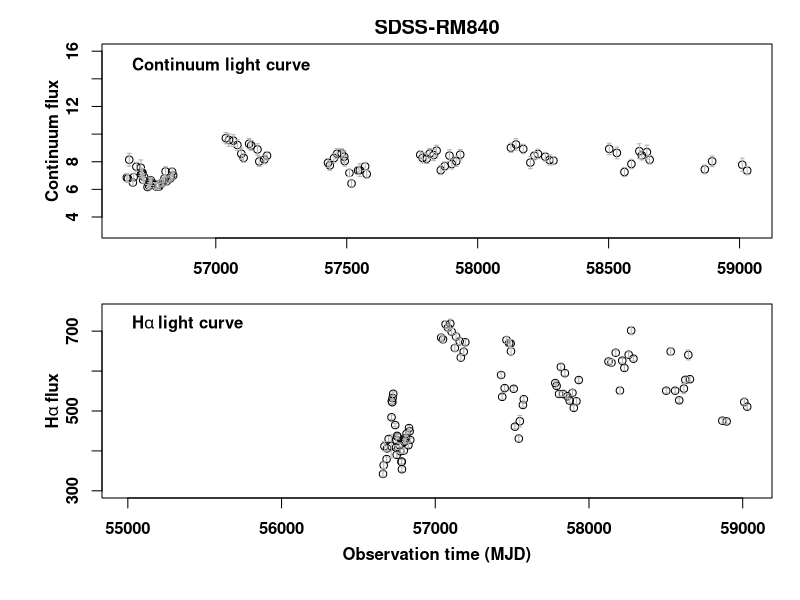

R code for this plot: (Note: this script raises an error after producing the figure.)

############### Section 4.2: Fixed-width latent-process DRW models

options(digits = 11)
setwd("~/Desktop/")
dat.h <- read.table("ha.txt", skip = 1, sep = "", header = FALSE)
dat.c <- read.table("cont.txt", skip = 1, sep = "", header = FALSE)

cont <- dat.c[dat.c[, 4] == "sdss_spec_r", ]
ha   <- dat.h

median(diff(cont[, 1])); median(cont[, 2]); median(cont[, 3])
median(diff(ha[, 1])); median(ha[, 2]); median(ha[, 3])

############### Figure 1

par(mfrow = c(2, 1),
    mar = c(2.1, 2.1, 1.2, 0.4),
    oma = c(3, 3, 1, 1), font = 2, font.axis = 2, cex = 1)
cex.size <- 1

plot(cont[, 1], cont[, 2], 
     col = 1, xlim = c(min(ha[, 1], cont[, 1]),  
                       max(ha[, 1], cont[, 1])),
     ylim = c(3, 16),
     xlab = "", ylab = , pch = 1, cex = cex.size, main = "")
legend("topleft", "Continuum light curve", bty = "n")
mtext("Continuum flux", side = 2, line = 2)
arrows(cont[, 1], cont[, 2] - cont[, 3], cont[, 1], cont[, 2] + cont[, 3], 
       angle = 90, code = 3, length = 0.02, col = "gray70")
title("SDSS-RM840", line = 0.5)

plot(dat.h[, 1], dat.h[, 2], col = 1, xlim = c(min(dat.h[, 1], dat.c[, 1]), max(dat.h[, 1], dat.c[, 1])),
     ylim = c(300, 750),
     xlab = "", ylab = "", pch = 1, cex = cex.size, main = "")
legend("topleft", expression(bold(H*alpha~"light curve")), bty = "n")
mtext(expression(bold(H*alpha~"flux")), side = 2, line = 2)
mtext("Observation time (MJD)", side = 1, line = 2.3)
arrows(ha[, 1], ha[, 2] - ha[, 3], ha[, 1], ha[, 2] + ha[, 3], 
       angle = 90, code = 3, length = 0.02, col = "gray70")

############### Fixed transfer-function width (top-hat) and standard deviation (Gaussian).

fixed_width_G  <- 5
fixed_width_TH <- sqrt(12) * fixed_width_G

############### Number of parallel cores.

ncores_default <- max(1L, parallel::detectCores() - 1L)

############### Read and prepare the data

tc <- as.numeric(cont[, 1])
yc <- as.numeric(cont[, 2])
ec <- as.numeric(cont[, 3])

tl <- as.numeric(ha[, 1])
yl <- as.numeric(ha[, 2])
el <- as.numeric(ha[, 3])

y <- c(yc, yl)

nc <- length(yc)
nl <- length(yl)
N  <- nc + nl

############### ============================================================
############### Stationary DRW covariance and PSD implied by
############### dZ(t) = -(1/tau) Z(t) dt + sigma dW(t)
############### sigma: diffusion coefficient / short-timescale amplitude
############### tau:   characteristic timescale
############### Var{Z(t)} = sigma^2 * tau / 2
############### ============================================================

K_drw <- function(t1, t2, sigma, tau) {
  if (!is.finite(sigma) || sigma <= 0) stop("sigma must be positive.")
  if (!is.finite(tau) || tau <= 0) stop("tau must be positive.")
  lag <- abs(outer(t1, t2, "-"))
  (sigma^2 * tau / 2) * exp(-lag / tau)
}

S_drw <- function(omega, sigma, tau) {
  sigma^2 * tau^2 / (1 + omega^2 * tau^2)
}

############### Transfer-function quadrature

quad_rule <- function(type = c("TH", "G"), tau0, width, nq = 31L,
                      gaussian_limit = 5) {
  type <- match.arg(type)
  nq <- as.integer(nq)
  if (nq < 3L) stop("nq must be at least 3.")
  if (!is.finite(width) || width <= 0) stop("width must be positive.")

  if (type == "TH") {
    u <- seq(tau0 - width / 2, tau0 + width / 2, length.out = nq)
    weights <- rep(1, nq)
    weights[c(1L, nq)] <- 0.5
    weights <- weights / sum(weights)
  } else {
    u <- seq(tau0 - gaussian_limit * width,
             tau0 + gaussian_limit * width,
             length.out = nq)
    weights <- dnorm(u, mean = tau0, sd = width)
    weights[c(1L, nq)] <- weights[c(1L, nq)] / 2
    weights <- weights / sum(weights)
  }
  list(u = u, weights = weights)
}

############### Matrix applying quadrature weights at multiple time points

make_W <- function(n_time, weights) {
  nq <- length(weights)
  W <- matrix(0, nrow = n_time, ncol = n_time * nq)
  for (i in seq_len(n_time)) {
    idx <- ((i - 1L) * nq + 1L):(i * nq)
    W[i, idx] <- weights
  }
  W
}

shifted_times <- function(times, delays) {
  as.vector(t(outer(times, delays, "-")))
}


############### Joint covariance of continuum and emission-line observations

build_joint_covariance <- function(par, type = c("TH", "G"), nq = 31L,
                                   width_TH = fixed_width_TH,
                                   width_G = fixed_width_G,
                                   jitter = 1e-8) {
  type <- match.arg(type)

  mu_c  <- unname(par["mu_c"])
  sigma <- exp(unname(par["log_sigma"]))
  tau   <- exp(unname(par["log_tau"]))
  mu_l  <- unname(par["mu_l"])
  alpha <- exp(unname(par["log_alpha"]))
  tau0  <- unname(par["tau0"])
  width <- if (type == "TH") width_TH else width_G

  q <- quad_rule(type, tau0, width, nq)
  u <- q$u; weights <- q$weights
  shifted_line <- shifted_times(tl, u)
  W_line <- make_W(nl, weights)

  Kcc <- K_drw(tc, tc, sigma, tau)
  Kcl <- alpha * K_drw(tc, shifted_line, sigma, tau) %*% t(W_line)
  Kll <- alpha^2 * W_line %*%
    K_drw(shifted_line, shifted_line, sigma, tau) %*% t(W_line)

  Kobs <- rbind(cbind(Kcc, Kcl), cbind(t(Kcl), Kll))
  diag(Kobs) <- diag(Kobs) + c(ec^2, el^2) + jitter

  list(
    K = Kobs,
    mean = c(rep(mu_c, nc), rep(mu_l, nl)),
    sigma = sigma, tau = tau, alpha = alpha, tau0 = tau0,
    width = width, delays = u, weights = weights,
    W_line = W_line, shifted_line = shifted_line
  )
}

############### Negative log-likelihood

neg_loglik_fixed <- function(par, type = c("TH", "G"), nq = 31L,
                             width_TH = fixed_width_TH,
                             width_G = fixed_width_G,
                             penalty = 1e100) {
  type <- match.arg(type)
  obj <- try(build_joint_covariance(par, type, nq, width_TH, width_G),
             silent = TRUE)
  if (inherits(obj, "try-error")) return(penalty)
  R <- try(chol(obj$K), silent = TRUE)
  if (inherits(R, "try-error")) return(penalty)
  residual <- y - obj$mean
  z <- forwardsolve(t(R), residual)
  nll <- 0.5 * sum(z^2) + sum(log(diag(R))) + 0.5 * N * log(2 * pi)
  if (!is.finite(nll)) penalty else nll
}

############### Starting values and bounds

safe_sd <- function(x) {
  ans <- sd(x)
  if (!is.finite(ans) || ans <= 0) 1 else ans
}

yc_sd <- safe_sd(yc); yl_sd <- safe_sd(yl)
baseline <- max(c(tc, tl)) - min(c(tc, tl))
if (!is.finite(baseline) || baseline <= 0) baseline <- 1000

tau_upper <- max(5000, 2 * baseline)
lag_upper <- min(500, max(300, baseline / 2))

lower_fixed <- c(
  mu_c = min(yc) - 3 * yc_sd,
  log_sigma = log(1e-4),
  log_tau = log(1),
  mu_l = min(yl) - 3 * yl_sd,
  log_alpha = log(1e-4),
  tau0 = 0
)

upper_fixed <- c(
  mu_c = max(yc) + 3 * yc_sd,
  log_sigma = log(100),
  log_tau = log(tau_upper),
  mu_l = max(yl) + 3 * yl_sd,
  log_alpha = log(1e4),
  tau0 = lag_upper
)

make_start_fixed <- function() {
  tau_start <- exp(runif(1, log(30), log(min(1000, tau_upper))))
  sigma_center <- yc_sd / sqrt(tau_start / 2)
  sigma_start <- exp(runif(
    1,
    log(max(1e-4, 0.3 * sigma_center)),
    log(max(1e-3, 3 * sigma_center))
  ))
  alpha_center <- yl_sd / max(yc_sd, 1e-6)
  alpha_start <- exp(runif(
    1,
    log(max(1e-4, 0.2 * alpha_center)),
    log(max(1e-3, 5 * alpha_center))
  ))

  start <- c(
    mu_c = mean(yc),
    log_sigma = log(sigma_start),
    log_tau = log(tau_start),
    mu_l = mean(yl),
    log_alpha = log(alpha_start),
    tau0 = runif(1, 1, lag_upper)
  )
  pmin(pmax(start, lower_fixed + 1e-8), upper_fixed - 1e-8)
}

############### Multi-start MLE

fit_one_fixed <- function(type = c("TH", "G"), nstart = 30L,
                          nq = 21L, final_nq = max(31L, nq),
                          ncores = ncores_default,
                          maxit = 1500L, final_maxit = 3000L,
                          width_TH = fixed_width_TH,
                          width_G = fixed_width_G,
                          seed = 2026,
                          final_hessian = TRUE) {
  type <- match.arg(type)
  set.seed(seed)
  starts <- replicate(nstart, make_start_fixed(), simplify = FALSE)
  overall_start <- Sys.time()

  cat("\n============================================================\n")
  cat("Model:", type, "| starts:", nstart, "| nq:", nq,
      "| final nq:", final_nq, "\n")
  cat("Started:", format(overall_start), "\n")
  cat("============================================================\n")

  fit_fun <- function(start, id) {
    run_start <- Sys.time()
    ans <- tryCatch(
      optim(
        par = start, fn = neg_loglik_fixed,
        type = type, nq = nq,
        width_TH = width_TH, width_G = width_G,
        method = "L-BFGS-B", lower = lower_fixed, upper = upper_fixed,
        control = list(maxit = maxit, factr = 1e7, pgtol = 1e-7)
      ),
      error = function(e) list(
        par = start, value = Inf, convergence = 999L,
        message = conditionMessage(e)
      )
    )
    run_end <- Sys.time()
    ans$start_id <- id
    ans$elapsed_minutes <- as.numeric(difftime(run_end, run_start, units = "mins"))
    cat(sprintf("[%3d/%3d] %s -> %s | %.2f min | nll=%s | conv=%d\n",
                id, nstart,
                format(run_start, "%Y-%m-%d %H:%M:%S"),
                format(run_end, "%Y-%m-%d %H:%M:%S"),
                ans$elapsed_minutes,
                if (is.finite(ans$value)) sprintf("%.6f", ans$value) else "Inf",
                ans$convergence))
    ans
  }

  ids <- seq_along(starts)
  if (.Platform$OS.type == "windows" || ncores <= 1L) {
    fits <- lapply(ids, function(i) fit_fun(starts[[i]], i))
  } else {
    fits <- parallel::mclapply(
      ids, function(i) fit_fun(starts[[i]], i),
      mc.cores = ncores, mc.preschedule = FALSE
    )
  }

  vals <- vapply(fits, function(z) {
    if (is.null(z$value) || !is.finite(z$value)) Inf else z$value
  }, numeric(1))
  if (all(!is.finite(vals))) stop("All optimization starts failed.")

  best_id <- which.min(vals)
  best <- fits[[best_id]]
  cat("\nBest initial start:", best_id, "| nll:", best$value, "\n")

  refined <- optim(
    par = best$par, fn = neg_loglik_fixed,
    type = type, nq = final_nq,
    width_TH = width_TH, width_G = width_G,
    method = "L-BFGS-B", lower = lower_fixed, upper = upper_fixed,
    hessian = final_hessian,
    control = list(maxit = final_maxit, factr = 1e5, pgtol = 1e-8)
  )

  p <- refined$par
  width <- if (type == "TH") width_TH else width_G
  estimates <- c(
    mu_c = unname(p["mu_c"]),
    sigma = exp(unname(p["log_sigma"])),
    tau = exp(unname(p["log_tau"])),
    mu_l = unname(p["mu_l"]),
    alpha = exp(unname(p["log_alpha"])),
    tau0 = unname(p["tau0"]),
    width = width
  )

  logLik_value <- -refined$value
  AIC_value <- -2 * logLik_value + 2 * length(p)
  overall_end <- Sys.time()

  cat("Final convergence:", refined$convergence, "\n")
  cat("Final logLik     :", logLik_value, "\n")
  cat("Final AIC        :", AIC_value, "\n")
  cat("Finished         :", format(overall_end), "\n\n")

  list(
    type = type, fit = refined, estimates = estimates,
    logLik = logLik_value, AIC = AIC_value,
    fixed_width = width, best_start = best_id,
    all_fits = fits, initial_objective_values = vals,
    final_nq = final_nq,
    timing = list(start = overall_start, end = overall_end)
  )
}

############### Hessian diagnostics and SEs

hessian_diagnostics_fixed <- function(fit_object) {
  H <- fit_object$fit$hessian
  if (is.null(H)) return(list(valid = FALSE, message = "No Hessian stored."))
  H <- (H + t(H)) / 2
  eig <- eigen(H, symmetric = TRUE, only.values = TRUE)$values
  valid <- all(is.finite(eig)) && min(eig) > 0
  list(
    valid = valid,
    message = if (valid) "Hessian is positive definite." else
      "Hessian is not positive definite; SEs are unreliable.",
    eigenvalues = eig,
    minimum_eigenvalue = min(eig),
    maximum_eigenvalue = max(eig),
    nonpositive = sum(eig <= 0),
    condition_number = if (valid) max(eig) / min(eig) else Inf
  )
}

extract_estimates_and_se_fixed <- function(fit_object) {
  info <- hessian_diagnostics_fixed(fit_object)
  p <- fit_object$fit$par
  est <- c(
    mu_c = unname(p["mu_c"]),
    sigma = exp(unname(p["log_sigma"])),
    tau = exp(unname(p["log_tau"])),
    mu_l = unname(p["mu_l"]),
    alpha = exp(unname(p["log_alpha"])),
    tau0 = unname(p["tau0"])
  )
  if (!info$valid) {
    warning(info$message)
    return(data.frame(parameter = names(est), estimate = as.numeric(est), SE = NA_real_))
  }
  H <- (fit_object$fit$hessian + t(fit_object$fit$hessian)) / 2
  se_int <- sqrt(diag(solve(H)))
  se <- c(
    mu_c = unname(se_int["mu_c"]),
    sigma = est["sigma"] * unname(se_int["log_sigma"]),
    tau = est["tau"] * unname(se_int["log_tau"]),
    mu_l = unname(se_int["mu_l"]),
    alpha = est["alpha"] * unname(se_int["log_alpha"]),
    tau0 = unname(se_int["tau0"])
  )
  data.frame(parameter = names(est), estimate = as.numeric(est), SE = as.numeric(se))
}

compare_best_starts <- function(fit_object, n = 10L) {
  vals <- sort(fit_object$initial_objective_values[
    is.finite(fit_object$initial_objective_values)
  ])
  vals <- head(vals, n)
  data.frame(rank = seq_along(vals), negative_log_likelihood = vals,
             difference_from_best = vals - min(vals))
}

############### Conditional prediction

predict_rm_fixed <- function(fit_or_par, type = c("TH", "G"),
                             t_grid, nq = 41L,
                             width_TH = fixed_width_TH,
                             width_G = fixed_width_G,
                             jitter = 1e-8) {
  type <- match.arg(type)
  par <- if (is.list(fit_or_par) && !is.null(fit_or_par$estimates)) {
    fit_or_par$estimates
  } else fit_or_par

  width <- if ("width" %in% names(par)) unname(par["width"]) else
    if (type == "TH") width_TH else width_G

  q <- quad_rule(type, unname(par["tau0"]), width, nq)
  u <- q$u; weights <- q$weights
  shifted_line <- shifted_times(tl, u)
  W_line <- make_W(nl, weights)

  sigma <- unname(par["sigma"])
  tau <- unname(par["tau"])
  alpha <- unname(par["alpha"])

  Kcc <- K_drw(tc, tc, sigma, tau)
  Kcl <- alpha * K_drw(tc, shifted_line, sigma, tau) %*% t(W_line)
  Kll <- alpha^2 * W_line %*%
    K_drw(shifted_line, shifted_line, sigma, tau) %*% t(W_line)
  Kobs <- rbind(cbind(Kcc, Kcl), cbind(t(Kcl), Kll))
  diag(Kobs) <- diag(Kobs) + c(ec^2, el^2) + jitter

  mean_obs <- c(rep(unname(par["mu_c"]), nc), rep(unname(par["mu_l"]), nl))
  R <- chol(Kobs)
  Kinv_res <- backsolve(R, forwardsolve(t(R), y - mean_obs))

  Kstar_c <- cbind(
    K_drw(t_grid, tc, sigma, tau),
    alpha * K_drw(t_grid, shifted_line, sigma, tau) %*% t(W_line)
  )
  continuum_mean <- as.numeric(unname(par["mu_c"]) + Kstar_c %*% Kinv_res)
  Vc <- forwardsolve(t(R), t(Kstar_c))
  continuum_var <- pmax(sigma^2 * tau / 2 - colSums(Vc^2), 0)

  shifted_grid <- shifted_times(t_grid, u)
  W_grid <- make_W(length(t_grid), weights)
  Kstar_l_cont <- alpha * W_grid %*% K_drw(shifted_grid, tc, sigma, tau)
  Kstar_l_line <- alpha^2 * W_grid %*%
    K_drw(shifted_grid, shifted_line, sigma, tau) %*% t(W_line)
  Kstar_l <- cbind(Kstar_l_cont, Kstar_l_line)
  line_mean <- as.numeric(unname(par["mu_l"]) + Kstar_l %*% Kinv_res)
  Vl <- forwardsolve(t(R), t(Kstar_l))
  Kuu <- K_drw(u, u, sigma, tau)
  line_prior_var <- as.numeric(alpha^2 * t(weights) %*% Kuu %*% weights)
  line_var <- pmax(line_prior_var - colSums(Vl^2), 0)

  list(
    time = t_grid,
    continuum_mean = continuum_mean,
    continuum_sd = sqrt(continuum_var),
    line_mean = line_mean,
    line_sd = sqrt(line_var)
  )
}

############### Figure 5: transfer functions

plot_transfer_functions <- function(fit_TH, fit_G, outfile = NULL,
                                    ngrid = 2000L, xlim = NULL) {
  par_TH <- if (is.list(fit_TH)) fit_TH$estimates else fit_TH
  par_G <- if (is.list(fit_G)) fit_G$estimates else fit_G
  tau_TH <- unname(par_TH["tau0"]); w_TH <- unname(par_TH["width"])
  tau_G <- unname(par_G["tau0"]); omega_G <- unname(par_G["width"])

  u_TH <- seq(tau_TH - 0.8 * w_TH, tau_TH + 0.8 * w_TH, length.out = ngrid)
  psi_TH <- ifelse(abs(u_TH - tau_TH) <= w_TH / 2, 1 / w_TH, 0)
  psi_TH <- psi_TH / max(psi_TH)
  u_G <- seq(tau_G - 4 * omega_G, tau_G + 4 * omega_G, length.out = ngrid)
  psi_G <- dnorm(u_G, tau_G, omega_G); psi_G <- psi_G / max(psi_G)
  if (is.null(xlim)) xlim <- range(c(u_TH, u_G))

  if (!is.null(outfile)) { pdf(outfile, 7.2, 7.2); on.exit(dev.off(), add = TRUE) }
  old <- par(no.readonly = TRUE); on.exit(par(old), add = TRUE)
  par(mfrow = c(2, 1), mar = c(4.2, 4.3, 2.2, 1))

  plot(u_TH, psi_TH, type = "l", lwd = 2, xlim = c(115, 165), ylim = c(0, 1.05),
       xlab = "", ylab = "",
       main = "Top-hat response")
  abline(v = tau_TH, lty = 3)
  mtext("Lag (days)", side = 1, line = 2, cex = 1.1)
  mtext(expression(Psi(u) / max(Psi(u))), side = 2, line = 2, cex = 1.1)

  legend("topright", c(sprintf("Lag = %.2f days", tau_TH),
                       sprintf("Width = %.2f days", w_TH)), bty = "n")

  plot(u_G, psi_G, type = "l", lwd = 2, xlim = c(115, 165), ylim = c(0, 1.05),
       xlab = "", ylab = "",
       main = "")
  title("Gaussian response")
  mtext("Lag (days)", side = 1, line = 2, cex = 1.1)
  mtext(expression(Psi(u) / max(Psi(u))), side = 2, line = 2, cex = 1.1)
  abline(v = tau_G, lty = 3)
  legend("topright", c(sprintf("Lag = %.2f days", tau_G),
                       sprintf("SD = %.2f days", omega_G)), bty = "n")
}

############### Figure 6: conditional H-alpha reconstructions

plot_line_reconstructions <- function(fit_TH, fit_G, outfile = NULL,
                                      nq = 41L, ngrid = 800L,
                                      xlim = range(c(tc, tl))) {
  par_TH <- if (is.list(fit_TH)) fit_TH$estimates else fit_TH
  par_G <- if (is.list(fit_G)) fit_G$estimates else fit_G
  t_grid <- seq(xlim[1], xlim[2], length.out = ngrid)
  pred_TH <- predict_rm_fixed(par_TH, "TH", t_grid, nq)
  pred_G <- predict_rm_fixed(par_G, "G", t_grid, nq)

  ylim_line <- range(
    yl - el, yl + el,
    pred_TH$line_mean - 1.96 * pred_TH$line_sd,
    pred_TH$line_mean + 1.96 * pred_TH$line_sd,
    pred_G$line_mean - 1.96 * pred_G$line_sd,
    pred_G$line_mean + 1.96 * pred_G$line_sd,
    finite = TRUE
  )

  if (!is.null(outfile)) { pdf(outfile, 8, 7); on.exit(dev.off(), add = TRUE) }
  old <- par(no.readonly = TRUE); on.exit(par(old), add = TRUE)
  par(mfrow = c(2, 1), mar = c(4, 4.3, 2.2, 1))

  draw_panel <- function(pred, title_text) {
    plot(tl, yl, type = "n", xlim = xlim, ylim = ylim_line,
         xlab = "",
         ylab = "", main = title_text)
    mtext("Observation time (MJD)", side = 1, line = 2, cex = 1.1)
    mtext(expression(H * alpha ~ "flux"), side = 2, line = 2, cex = 1.1)
    polygon(c(pred$time, rev(pred$time)),
            c(pred$line_mean - 1.96 * pred$line_sd,
              rev(pred$line_mean + 1.96 * pred$line_sd)),
            border = NA, col = adjustcolor("gray75", alpha.f = 0.45))
    arrows(tl, yl - el, tl, yl + el, angle = 90, code = 3,
           length = 0.015, col = "gray60")
    points(tl, yl, pch = 16, cex = 0.65)
    lines(pred$time, pred$line_mean, lwd = 2)
  }

  draw_panel(pred_TH, sprintf("Top-hat: lag = %.2f d, width = %.2f d",
                              par_TH["tau0"], par_TH["width"]))
  draw_panel(pred_G, sprintf("Gaussian: lag = %.2f d, SD = %.2f d",
                             par_G["tau0"], par_G["width"]))
  invisible(list(top_hat = pred_TH, gaussian = pred_G))
}

############### Figure 7: frequency responses and filtered PSD ratio

sinc_safe <- function(x) {
  out <- rep(1, length(x)); idx <- abs(x) > 1e-12
  out[idx] <- sin(x[idx]) / x[idx]
  out
}

plot_frequency_domain <- function(fit_TH, fit_G, outfile = NULL,
                                  omega_min = 1e-5, omega_max = 2,
                                  ngrid = 2000L) {
  par_TH <- if (is.list(fit_TH)) fit_TH$estimates else fit_TH
  par_G <- if (is.list(fit_G)) fit_G$estimates else fit_G
  omega <- 10^seq(log10(omega_min), log10(omega_max), length.out = ngrid)

  response_TH <- sinc_safe(omega * unname(par_TH["width"]) / 2)^2
  response_G <- exp(-omega^2 * unname(par_G["width"])^2)
  SZ_TH <- S_drw(omega, unname(par_TH["sigma"]), unname(par_TH["tau"]))
  SZ_G <- S_drw(omega, unname(par_G["sigma"]), unname(par_G["tau"]))
  SL_TH <- unname(par_TH["alpha"])^2 * response_TH * SZ_TH
  SL_G <- unname(par_G["alpha"])^2 * response_G * SZ_G
  tiny <- .Machine$double.xmin
  log10_ratio <- log10(pmax(SL_TH, tiny)) - log10(pmax(SL_G, tiny))

  if (!is.null(outfile)) { pdf(outfile, 7.2, 7.3); on.exit(dev.off(), add = TRUE) }
  old <- par(no.readonly = TRUE); on.exit(par(old), add = TRUE)
  par(mfrow = c(2, 1), mar = c(4.2, 4.6, 1.4, 1))

  plot(omega, response_TH, type = "l", log = "x", lwd = 2,
       ylim = c(0, 1.02), xlab = "",
       ylab = "")
  mtext(expression(omega), side = 1, line = 2, cex = 1.1)
  mtext(expression(abs(hat(Psi)(omega))^2), side = 2, line = 2, cex = 1.1)

  lines(omega, response_G, lwd = 2, lty = 2)
  legend("bottomleft", c("Top-hat", "Gaussian"), lty = c(1, 2),
         lwd = 2, bty = "n")

  plot(omega, log10_ratio, type = "l", log = "x", lwd = 2,
       xlab = "",
       ylab = "")
  abline(h = 0, lty = 2)
  mtext(expression(omega), side = 1, line = 2, cex = 1.1)
  mtext(expression(log[10] * (S[l]^TH * (omega)/S[l]^G * (omega))), side = 2, line = 2, cex = 1.1)

  text(
    x = omega_min * 3,
    y = 4,
    labels = "equal filtered power",
    adj = 0
  )

  invisible(data.frame(
    omega = omega, response_TH = response_TH, response_G = response_G,
    latent_PSD_TH = SZ_TH, latent_PSD_G = SZ_G,
    line_PSD_TH = SL_TH, line_PSD_G = SL_G,
    log10_ratio = log10_ratio
  ))
}

############### Test fit

fit_TH_test <- fit_one_fixed("TH", nstart = 1, nq = 15, final_nq = 21,
                             ncores = min(3L, ncores_default),
                             maxit = 300, final_maxit = 800)

fit_TH_test$estimates

fit_G_test <- fit_one_fixed("G", nstart = 1, nq = 15, final_nq = 21,
                            ncores = min(3L, ncores_default),
                            maxit = 300, final_maxit = 800)

fit_G_test$estimates

############### Fit

fit_TH_fixed <- fit_one_fixed("TH", nstart = 30, nq = 21, final_nq = 41,
                              ncores = ncores_default)

fit_TH_fixed$estimates
extract_estimates_and_se_fixed(fit_TH_fixed)
hessian_diagnostics_fixed(fit_TH_fixed)
compare_best_starts(fit_TH_fixed)

fit_G_fixed <- fit_one_fixed("G", nstart = 30, nq = 21, final_nq = 41,
                             ncores = ncores_default)

fit_G_fixed$estimates
extract_estimates_and_se_fixed(fit_G_fixed)
hessian_diagnostics_fixed(fit_G_fixed)
compare_best_starts(fit_G_fixed)

############### Figures

plot_transfer_functions(fit_TH_fixed, fit_G_fixed)

plot_line_reconstructions(fit_TH_fixed, fit_G_fixed, nq = 51)

frequency_results <- plot_frequency_domain(
  fit_TH_fixed, fit_G_fixed,
  omega_max = 2
)
